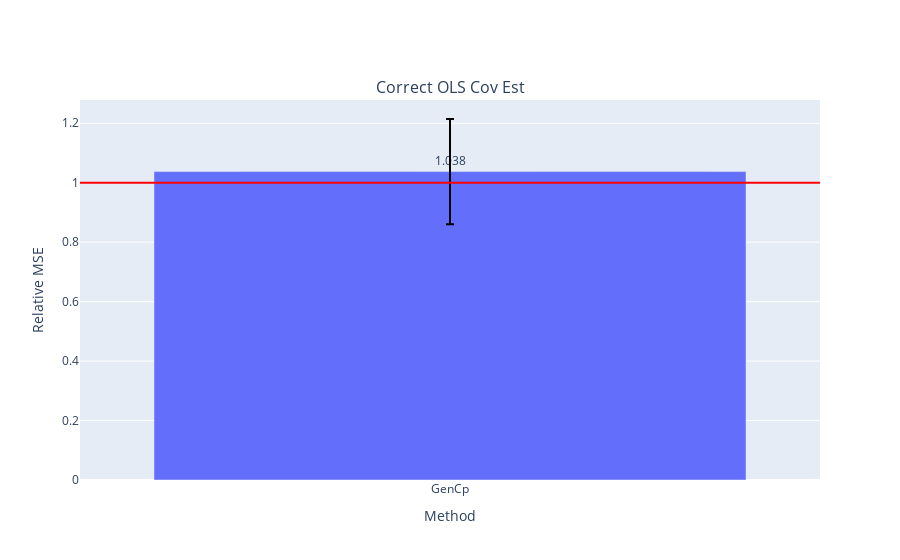

Notebook source saved alongside this figure:
### Code cell
fig = make_subplots(
    rows=1, cols=len(models),
    subplot_titles=["Correct OLS Cov Est"])

for i, errs in enumerate(model_errs):
    risks = [err.mean() for err in errs]
    test_risk = risks[0]
    # elev_test_risk = risks[1]
    # est_risks = risks[2:]
    est_risks = risks[1:]

    df = pd.DataFrame({est_names[i]: errs[i+1] for i in np.arange(len(est_names))})

    fig.add_trace(go.Bar(
    #     x=['VRF', 'BF_WR', 'BF_FR'], 
        x = df.columns,
        y=(df).mean()/test_risk,
        marker_color=px.colors.qualitative.Plotly,
        text=np.around((df).mean()/test_risk,3),
        textposition='outside',
        error_y=dict(
            type='data',
            color='black',
            array=(df).std() / test_risk,
    #         array=(df/test_risk).clip(upper=(df/test_risk).quantile(.95),axis=1).std(),
    #         symmetric=False,
    #         array=(df/test_risk).quantile(.95) - (df/test_risk).mean(),
    #         arrayminus=(df/test_risk).mean() - (df/test_risk).quantile(.93)
        )
    #         array=(df).mean() + (df).std(),
    #         arrayminus=(df).mean() - (df).std())
    ), row=1, col=i+1)
    # fig.add_trace(go.Bar(
    #     name='Experimental',
    #     x=['GenCp', 'KFCV', 'SPCV'], y=(df).mean(),
    #     error_y=dict(type='data', array=[1, 2])
    # ))
    # fig.update_layout(barmode='group')
    fig.add_hline(y=1., line_color='red', row=1, col=i+1)
    # fig.add_hline(y=elev_test_risk / test_risk, line_color='gray', line_dash='dash', row=1, col=i+1)
    
    fig.update_xaxes(title_text="Method", row=1, col=i+1)
    fig.update_yaxes(title_text="Relative MSE", row=1, col=i+1)
    
# fig.update_layout(
# #     title=f"FC_\u03B4{delta}_snr{snr}_nk{noise_kernel}_nls{noise_length_scale}_nv{noise_nu}_Xk{X_kernel}_Xls{X_length_scale}_Xv{X_nu}",
#     title=title,
#     xaxis_title="Method",
#     yaxis_title="MSE",
# #     legend_title="Legend Title",
# #     font=dict(
# #         family="Courier New, monospace",
# #         size=18,
# #         color="RebeccaPurple"
# #     )
# )
# barfp = os.path.expanduser(savedir + fig.layout.title['text'] + ".jpeg")
# fig.write_image(os.path.expanduser(barfp))
fig.show()

### Figure 1 — Plotly figure (JSON) as saved in the notebook; plotly's stock layout.template omitted (floating-point values rounded to 4 significant figures)
{"data": [{"error_y": {"array": [0.1769], "color": "black", "type": "data"}, "marker": {"color": ["#636EFA", "#EF553B", "#00CC96", "#AB63FA", "#FFA15A", "#19D3F3", "#FF6692", "#B6E880", "#FF97FF", "#FECB52"]}, "text": [1.038], "textposition": "outside", "type": "bar", "x": ["GenCp"], "xaxis": "x", "y": [1.038], "yaxis": "y"}], "layout": {"annotations": [{"font": {"size": 16}, "showarrow": false, "text": "Correct OLS Cov Est", "x": 0.5, "xanchor": "center", "xref": "paper", "y": 1, "yanchor": "bottom", "yref": "paper"}], "shapes": [{"line": {"color": "red"}, "type": "line", "x0": 0, "x1": 1, "xref": "x domain", "y0": 1, "y1": 1, "yref": "y"}], "xaxis": {"anchor": "y", "domain": [0, 1], "title": {"text": "Method"}}, "yaxis": {"anchor": "x", "domain": [0, 1], "title": {"text": "Relative MSE"}}}}
